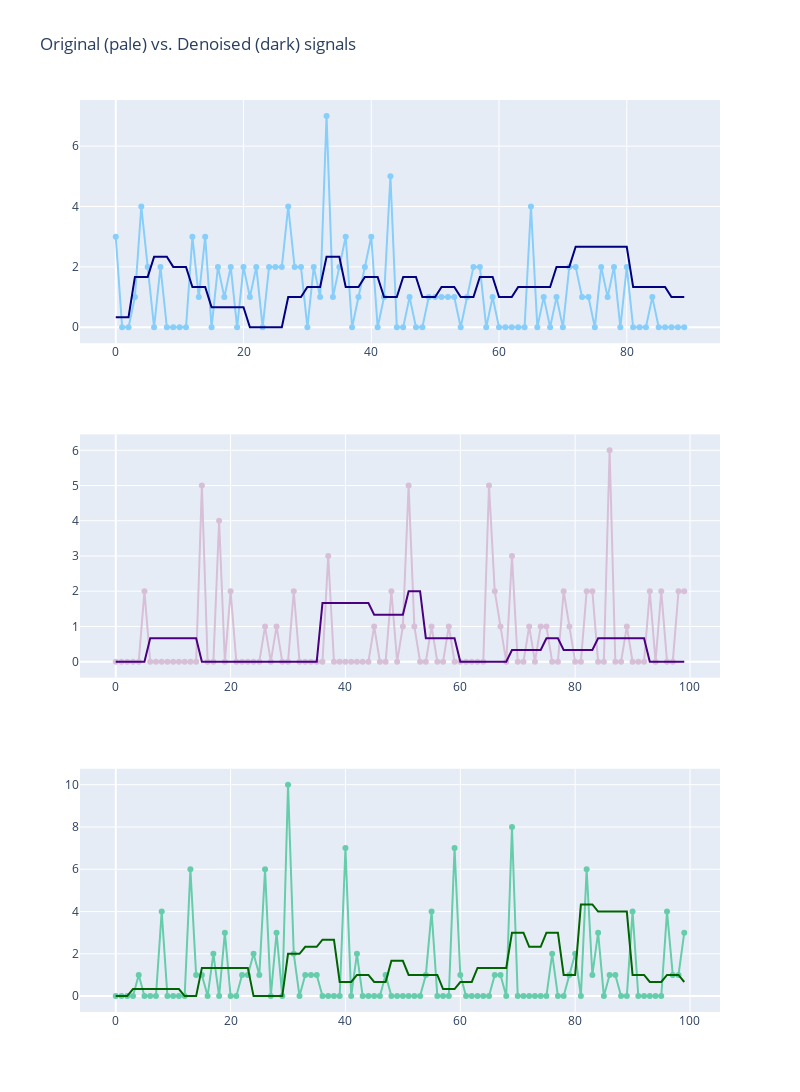

Notebook code for this chart:
### Code cell
y_a1 = average_smoothing(x_1)
y_a2 = average_smoothing(x_2)
y_a3 = average_smoothing(x_3)

fig = make_subplots(rows=3, cols=1)

fig.add_trace(
    go.Scatter(x=np.arange(len(x_1)), mode='lines+markers', y=x_1, marker=dict(color="lightskyblue"), showlegend=False,
               name="Original sales"),
    row=1, col=1
)

fig.add_trace(
    go.Scatter(x=np.arange(len(x_1)), y=y_a1, mode='lines', marker=dict(color="navy"), showlegend=False,
               name="Denoised sales"),
    row=1, col=1
)

fig.add_trace(
    go.Scatter(x=np.arange(len(x_2)), mode='lines+markers', y=x_2, marker=dict(color="thistle"), showlegend=False),
    row=2, col=1
)

fig.add_trace(
    go.Scatter(x=np.arange(len(x_2)), y=y_a2, mode='lines', marker=dict(color="indigo"), showlegend=False),
    row=2, col=1
)

fig.add_trace(
    go.Scatter(x=np.arange(len(x_3)), mode='lines+markers', y=x_3, marker=dict(color="mediumaquamarine"), showlegend=False),
    row=3, col=1
)

fig.add_trace(
    go.Scatter(x=np.arange(len(x_3)), y=y_a3, mode='lines', marker=dict(color="darkgreen"), showlegend=False),
    row=3, col=1
)

fig.update_layout(height=1200, width=800, title_text="Original (pale) vs. Denoised (dark) signals")
fig.show()

### Figure 1 — Plotly figure (JSON) as saved in the notebook; plotly's stock layout.template omitted (floating-point values rounded to 4 significant figures; data arrays with more than 128 entries replaced by an {"elided": "..."} marker saying what was removed)
{"data": [{"marker": {"color": "lightskyblue"}, "mode": "lines+markers", "name": "Original sales", "showlegend": false, "type": "scatter", "x": [0, 1, 2, 3, 4, 5, 6, 7, 8, 9, 10, 11, 12, 13, 14, 15, 16, 17, 18, 19, 20, 21, 22, 23, 24, 25, 26, 27, 28, 29, 30, 31, 32, 33, 34, 35, 36, 37, 38, 39, 40, 41, 42, 43, 44, 45, 46, 47, 48, 49, 50, 51, 52, 53, 54, 55, 56, 57, 58, 59, 60, 61, 62, 63, 64, 65, 66, 67, 68, 69, 70, 71, 72, 73, 74, 75, 76, 77, 78, 79, 80, 81, 82, 83, 84, 85, 86, 87, 88, 89], "xaxis": "x", "y": [3, 0, 0, 1, 4, 2, 0, 2, 0, 0, 0, 0, 3, 1, 3, 0, 2, 1, 2, 0, 2, 1, 2, 0, 2, 2, 2, 4, 2, 2, 0, 2, 1, 7, 1, 2, 3, 0, 1, 2, 3, 0, 1, 5, 0, 0, 1, 0, 0, 1, 1, 1, 1, 1, 0, 1, 2, 2, 0, 1, 0, 0, 0, 0, 0, 4, 0, 1, 0, 1, 0, 2, 2, 1, 1, 0, 2, 1, 2, 0, 2, 0, 0, 0, 1, 0, 0, 0, 0, 0], "yaxis": "y"}, {"marker": {"color": "navy"}, "mode": "lines", "name": "Denoised sales", "showlegend": false, "type": "scatter", "x": [0, 1, 2, 3, 4, 5, 6, 7, 8, 9, 10, 11, 12, 13, 14, 15, 16, 17, 18, 19, 20, 21, 22, 23, 24, 25, 26, 27, 28, 29, 30, 31, 32, 33, 34, 35, 36, 37, 38, 39, 40, 41, 42, 43, 44, 45, 46, 47, 48, 49, 50, 51, 52, 53, 54, 55, 56, 57, 58, 59, 60, 61, 62, 63, 64, 65, 66, 67, 68, 69, 70, 71, 72, 73, 74, 75, 76, 77, 78, 79, 80, 81, 82, 83, 84, 85, 86, 87, 88, 89], "xaxis": "x", "y": {"elided": "264 float values"}, "yaxis": "y"}, {"marker": {"color": "thistle"}, "mode": "lines+markers", "showlegend": false, "type": "scatter", "x": [0, 1, 2, 3, 4, 5, 6, 7, 8, 9, 10, 11, 12, 13, 14, 15, 16, 17, 18, 19, 20, 21, 22, 23, 24, 25, 26, 27, 28, 29, 30, 31, 32, 33, 34, 35, 36, 37, 38, 39, 40, 41, 42, 43, 44, 45, 46, 47, 48, 49, 50, 51, 52, 53, 54, 55, 56, 57, 58, 59, 60, 61, 62, 63, 64, 65, 66, 67, 68, 69, 70, 71, 72, 73, 74, 75, 76, 77, 78, 79, 80, 81, 82, 83, 84, 85, 86, 87, 88, 89, 90, 91, 92, 93, 94, 95, 96, 97, 98, 99], "xaxis": "x2", "y": [0, 0, 0, 0, 0, 2, 0, 0, 0, 0, 0, 0, 0, 0, 0, 5, 0, 0, 4, 0, 2, 0, 0, 0, 0, 0, 1, 0, 1, 0, 0, 2, 0, 0, 0, 0, 0, 3, 0, 0, 0, 0, 0, 0, 0, 1, 0, 0, 2, 0, 1, 5, 1, 0, 0, 1, 0, 0, 1, 0, 0, 0, 0, 0, 0, 5, 2, 1, 0, 3, 0, 0, 1, 0, 1, 1, 0, 0, 2, 1, 0, 0, 2, 2, 0, 0, 6, 0, 0, 1, 0, 0, 0, 2, 0, 2, 0, 0, 2, 2], "yaxis": "y2"}, {"marker": {"color": "indigo"}, "mode": "lines", "showlegend": false, "type": "scatter", "x": [0, 1, 2, 3, 4, 5, 6, 7, 8, 9, 10, 11, 12, 13, 14, 15, 16, 17, 18, 19, 20, 21, 22, 23, 24, 25, 26, 27, 28, 29, 30, 31, 32, 33, 34, 35, 36, 37, 38, 39, 40, 41, 42, 43, 44, 45, 46, 47, 48, 49, 50, 51, 52, 53, 54, 55, 56, 57, 58, 59, 60, 61, 62, 63, 64, 65, 66, 67, 68, 69, 70, 71, 72, 73, 74, 75, 76, 77, 78, 79, 80, 81, 82, 83, 84, 85, 86, 87, 88, 89, 90, 91, 92, 93, 94, 95, 96, 97, 98, 99], "xaxis": "x2", "y": {"elided": "294 float values"}, "yaxis": "y2"}, {"marker": {"color": "mediumaquamarine"}, "mode": "lines+markers", "showlegend": false, "type": "scatter", "x": [0, 1, 2, 3, 4, 5, 6, 7, 8, 9, 10, 11, 12, 13, 14, 15, 16, 17, 18, 19, 20, 21, 22, 23, 24, 25, 26, 27, 28, 29, 30, 31, 32, 33, 34, 35, 36, 37, 38, 39, 40, 41, 42, 43, 44, 45, 46, 47, 48, 49, 50, 51, 52, 53, 54, 55, 56, 57, 58, 59, 60, 61, 62, 63, 64, 65, 66, 67, 68, 69, 70, 71, 72, 73, 74, 75, 76, 77, 78, 79, 80, 81, 82, 83, 84, 85, 86, 87, 88, 89, 90, 91, 92, 93, 94, 95, 96, 97, 98, 99], "xaxis": "x3", "y": [0, 0, 0, 0, 1, 0, 0, 0, 4, 0, 0, 0, 0, 6, 1, 1, 0, 2, 0, 3, 0, 0, 1, 1, 2, 1, 6, 0, 3, 0, 10, 2, 0, 1, 1, 1, 0, 0, 0, 0, 7, 0, 2, 0, 0, 0, 0, 1, 0, 0, 0, 0, 0, 0, 1, 4, 0, 0, 0, 7, 1, 0, 0, 0, 0, 0, 1, 1, 0, 8, 0, 0, 0, 0, 0, 0, 2, 0, 0, 1, 2, 0, 6, 1, 3, 0, 1, 1, 0, 0, 4, 0, 0, 0, 0, 0, 4, 1, 1, 3], "yaxis": "y3"}, {"marker": {"color": "darkgreen"}, "mode": "lines", "showlegend": false, "type": "scatter", "x": [0, 1, 2, 3, 4, 5, 6, 7, 8, 9, 10, 11, 12, 13, 14, 15, 16, 17, 18, 19, 20, 21, 22, 23, 24, 25, 26, 27, 28, 29, 30, 31, 32, 33, 34, 35, 36, 37, 38, 39, 40, 41, 42, 43, 44, 45, 46, 47, 48, 49, 50, 51, 52, 53, 54, 55, 56, 57, 58, 59, 60, 61, 62, 63, 64, 65, 66, 67, 68, 69, 70, 71, 72, 73, 74, 75, 76, 77, 78, 79, 80, 81, 82, 83, 84, 85, 86, 87, 88, 89, 90, 91, 92, 93, 94, 95, 96, 97, 98, 99], "xaxis": "x3", "y": {"elided": "294 float values"}, "yaxis": "y3"}], "layout": {"height": 1200, "title": {"text": "Original (pale) vs. Denoised (dark) signals"}, "width": 800, "xaxis": {"anchor": "y", "domain": [0, 1]}, "xaxis2": {"anchor": "y2", "domain": [0, 1]}, "xaxis3": {"anchor": "y3", "domain": [0, 1]}, "yaxis": {"anchor": "x", "domain": [0.7333, 1]}, "yaxis2": {"anchor": "x2", "domain": [0.3667, 0.6333]}, "yaxis3": {"anchor": "x3", "domain": [0, 0.2667]}}}
